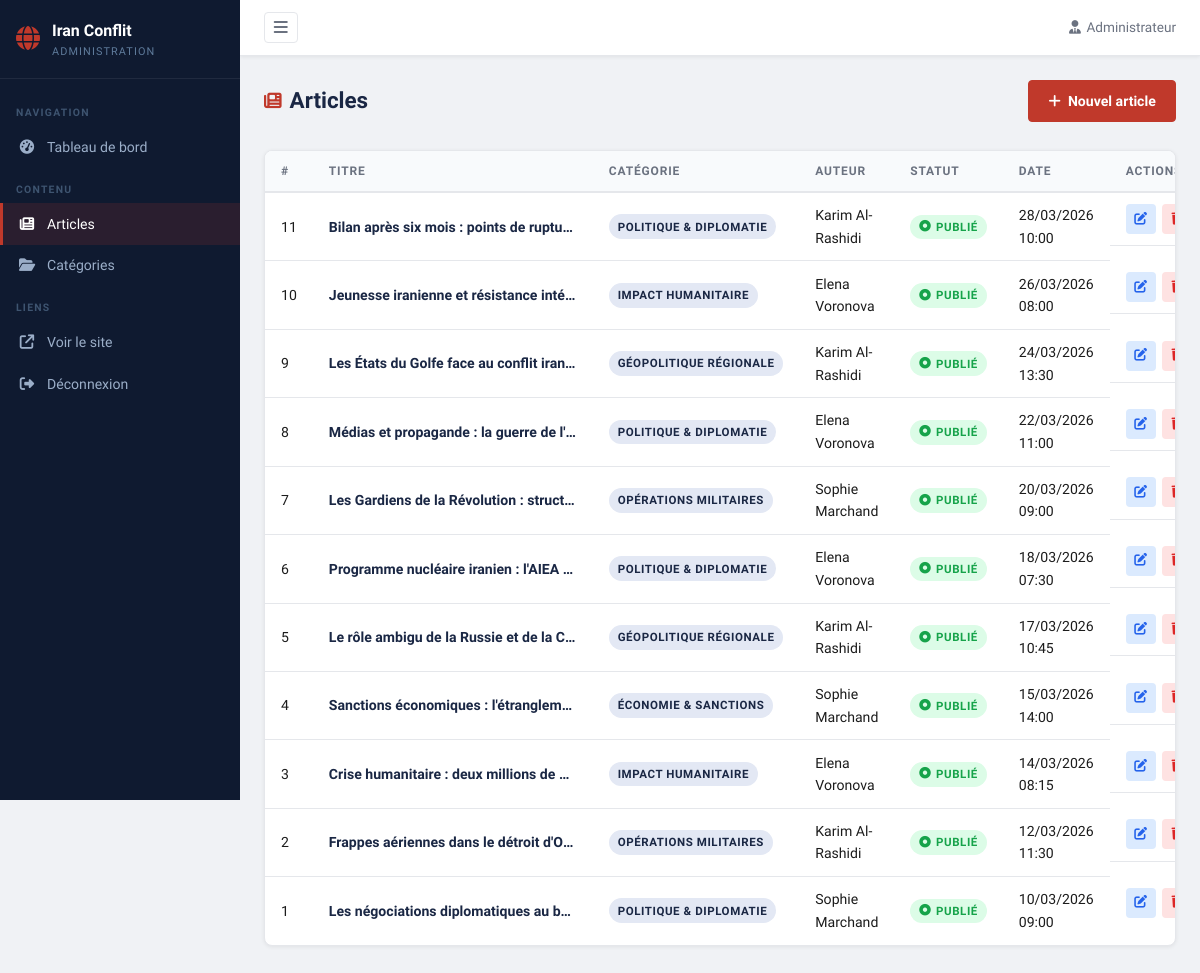
/backoffice/public/articles/list.php (signed in), run on the app's committed database.
### tables this page shows
CREATE TABLE IF NOT EXISTS articles
(
    id           INT UNSIGNED AUTO_INCREMENT PRIMARY KEY,
    title        VARCHAR(255) NOT NULL,
    slug         VARCHAR(270) NOT NULL UNIQUE,
    summary      TEXT         NOT NULL,
    content      LONGTEXT     NOT NULL,
    image        VARCHAR(255),
    image_alt    VARCHAR(255),
    author_id    INT UNSIGNED,
    category_id  INT UNSIGNED,
    is_published TINYINT(1) DEFAULT 1,
    published_at DATETIME   DEFAULT CURRENT_TIMESTAMP,
    updated_at   DATETIME   DEFAULT CURRENT_TIMESTAMP ON UPDATE CURRENT_TIMESTAMP,
    FOREIGN KEY (author_id) REFERENCES authors (id) ON DELETE SET NULL,
    FOREIGN KEY (category_id) REFERENCES categories (id) ON DELETE SET NULL,
    INDEX        idx_slug(slug),
    INDEX        idx_category(category_id),
    INDEX        idx_published(is_published, published_at)
);

CREATE TABLE IF NOT EXISTS categories
(
    id          INT UNSIGNED AUTO_INCREMENT PRIMARY KEY,
    name        VARCHAR(100) NOT NULL,
    slug        VARCHAR(110) NOT NULL UNIQUE,
    description TEXT,
    created_at  DATETIME DEFAULT CURRENT_TIMESTAMP
);

CREATE TABLE IF NOT EXISTS authors
(
    id         INT UNSIGNED AUTO_INCREMENT PRIMARY KEY,
    name       VARCHAR(150) NOT NULL,
    bio        TEXT,
    avatar     VARCHAR(255),
    created_at DATETIME DEFAULT CURRENT_TIMESTAMP
);

### backoffice/includes/auth.php (called while the page is built, shortened)
<?php
function h(string $str): string {
    return htmlspecialchars($str, ENT_QUOTES, 'UTF-8');
}
function formatDate(string $date): string {
    $dt = new DateTime($date);
    return $dt->format('d/m/Y H:i');
}

### backoffice/public/articles/list.php (the view, shortened to what this page needs)
<?php
require_once __DIR__ . '/../../includes/auth.php';
$db = getDB();
$articles = $db->query("
    SELECT a.id, a.title, a.slug, a.is_published, a.published_at,
           c.name AS category_name, au.name AS author_name
    FROM articles a
    LEFT JOIN categories c  ON a.category_id = c.id
    LEFT JOIN authors    au ON a.author_id    = au.id
    ORDER BY a.published_at DESC
")->fetchAll();
require_once __DIR__ . '/../../includes/header.php';
?>
<div class="admin-content">
    <div class="admin-page-header">
        <h1 class="admin-page-title"><i class="fa-solid fa-newspaper"></i> Articles</h1>
        <a href="/articles/create" class="btn btn--primary">
            <i class="fa-solid fa-plus"></i> Nouvel article
        </a>
    </div>
    <div class="admin-card">
        <div class="table-wrap">
            <table class="admin-table">
                <thead>
                    <tr>
                        <th>#</th>
                        <th>Titre</th>
                        <th>Catégorie</th>
                        <th>Auteur</th>
                        <th>Statut</th>
                        <th>Date</th>
                        <th>Actions</th>
                    </tr>
                </thead>
                <tbody>
                    <?php if (empty($articles)): ?>
                    <tr><td colspan="7" class="table-empty">Aucun article.</td></tr>
                    <?php else: ?>
                    <?php foreach ($articles as $art): ?>
                    <tr>
                        <td><?= $art['id'] ?></td>
                        <td class="td-title"><?= h($art['title']) ?></td>
                        <td><span class="badge badge--cat"><?= h($art['category_name'] ?? '—') ?></span></td>
                        <td><?= h($art['author_name'] ?? '—') ?></td>
                        <td>
                            <?php if ($art['is_published']): ?>
                            <span class="badge badge--success"><i class="fa-solid fa-circle-dot"></i> Publié</span>
                            <?php else: ?>
                            <span class="badge badge--warning"><i class="fa-regular fa-clock"></i> Brouillon</span>
                            <?php endif; ?>
                        </td>
                        <td><?= formatDate($art['published_at']) ?></td>
                        <td class="td-actions">
                            <a href="/articles/edit/<?= $art['id'] ?>" class="action-btn action-btn--edit" title="Modifier">
                                <i class="fa-solid fa-pen-to-square"></i>
                            </a>
                            <a href="/articles/delete/<?= $art['id'] ?>"
                               class="action-btn action-btn--delete" title="Supprimer"
                               onclick="return confirm('Supprimer définitivement cet article ?')">
                                <i class="fa-solid fa-trash"></i>
                            </a>
                        </td>
                    </tr>
                    <?php endforeach; ?>
                    <?php endif; ?>
                </tbody>
            </table>
        </div>
    </div>
</div>
<?php require_once __DIR__ . '/../../includes/footer.php'; ?>

### backoffice/assets/css/admin.css (style rules this page uses)
:root { --sidebar-w: 240px; --topbar-h: 56px; --color-sidebar-bg: #0f1a30; --color-sidebar-text: #9baec8; --color-sidebar-act: #ffffff; --color-sidebar-brd: rgba(255,255,255,0.07); --color-accent: #c0392b; --color-accent-dk: #96281b; --color-primary: #1a2744; --color-bg: #f0f2f5; --color-white: #ffffff; --color-text: #1c1c1c; --color-muted: #6b7280; --color-border: #e5e7eb; --color-shadow: rgba(0,0,0,0.07); --color-success: #16a34a; --color-success-bg:#dcfce7; --color-warning: #d97706; --color-warning-bg:#fef3c7; --color-danger: #dc2626; --color-danger-bg: #fee2e2; --color-info: #2563eb; --color-info-bg: #dbeafe; --font-sans: 'Source Sans 3', system-ui, sans-serif; --radius: 4px; --radius-lg: 8px; --transition: 0.2s ease; }
*, *::before, *::after { box-sizing: border-box; margin: 0; padding: 0; }
html { font-size: 16px; scroll-behavior: smooth; }
body { font-family: var(--font-sans); background: var(--color-bg); color: var(--color-text); line-height: 1.6; -webkit-font-smoothing: antialiased; }
a { color: inherit; text-decoration: none; }
.admin-body { overflow-x: hidden; }
.admin-content { max-width: 1200px; }
.admin-page-header { display: flex; align-items: center; justify-content: space-between; gap: 1rem; margin-bottom: 1.75rem; flex-wrap: wrap; }
.admin-page-title { font-size: 1.4rem; font-weight: 700; color: var(--color-primary); display: flex; align-items: center; gap: 0.5rem; }
.admin-page-title .fa-solid, .admin-page-title .fa-regular { color: var(--color-accent); font-size: 1.1rem; }
.admin-card { background: var(--color-white); border: 1px solid var(--color-border); border-radius: var(--radius-lg); box-shadow: 0 1px 4px var(--color-shadow); margin-bottom: 1.5rem; overflow: hidden; }
.table-wrap { overflow-x: auto; }
.admin-table { width: 100%; border-collapse: collapse; font-size: 0.88rem; }
.admin-table thead tr { background: #f8fafc; border-bottom: 2px solid var(--color-border); }
.admin-table th { text-align: left; padding: 0.65rem 1rem; font-size: 0.75rem; font-weight: 700; text-transform: uppercase; letter-spacing: 0.07em; color: var(--color-muted); white-space: nowrap; }
.admin-table td { padding: 0.7rem 1rem; border-bottom: 1px solid var(--color-border); vertical-align: middle; }
.admin-table tbody tr:last-child td { border-bottom: none; }
.td-title { max-width: 280px; overflow: hidden; text-overflow: ellipsis; white-space: nowrap; font-weight: 600; color: var(--color-primary); }
.td-actions { display: flex; gap: 0.4rem; align-items: center; }
.badge { display: inline-flex; align-items: center; gap: 0.3rem; font-size: 0.72rem; font-weight: 700; padding: 0.2rem 0.55rem; border-radius: 100px; white-space: nowrap; text-transform: uppercase; letter-spacing: 0.05em; }
.badge--success { background: var(--color-success-bg); color: var(--color-success); }
.badge--cat { background: #e3e8f4; color: var(--color-primary); }
.action-btn { display: inline-flex; align-items: center; justify-content: center; width: 30px; height: 30px; border-radius: var(--radius); font-size: 0.8rem; transition: background var(--transition), color var(--transition); }
.action-btn--edit { background: #dbeafe; color: #2563eb; }
.action-btn--delete { background: var(--color-danger-bg); color: var(--color-danger); }
.btn { display: inline-flex; align-items: center; gap: 0.45rem; padding: 0.55rem 1.2rem; font-family: var(--font-sans); font-size: 0.88rem; font-weight: 600; border: 1px solid transparent; border-radius: var(--radius); cursor: pointer; transition: background var(--transition), color var(--transition), border-color var(--transition); white-space: nowrap; }
.btn--primary { background: var(--color-accent); color: var(--color-white); border-color: var(--color-accent); }

### data on the page
articles: id "11", title "Bilan après six mois : points de ruptu…", category.name "POLITIQUE & DIPLOMATIE", author.name "Karim Al-Rashidi", is_published 1 (drawn), published_at "28/03/2026 10:00"
articles: id "10", title "Jeunesse iranienne et résistance inté…", category.name "IMPACT HUMANITAIRE", author.name "Elena Voronova", is_published 1 (drawn), published_at "26/03/2026 08:00"
articles: id "9", title "Les États du Golfe face au conflit iran…", category.name "GÉOPOLITIQUE RÉGIONALE", author.name "Karim Al-Rashidi", is_published 1 (drawn), published_at "24/03/2026 13:30"
articles: id "8", title "Médias et propagande : la guerre de l'…", category.name "POLITIQUE & DIPLOMATIE", author.name "Elena Voronova", is_published 1 (drawn), published_at "22/03/2026 11:00"
articles: id "7", title "Les Gardiens de la Révolution : struct…", category.name "OPÉRATIONS MILITAIRES", author.name "Sophie Marchand", is_published 1 (drawn), published_at "20/03/2026 09:00"
articles: id "6", title "Programme nucléaire iranien : l'AIEA…", category.name "POLITIQUE & DIPLOMATIE", author.name "Elena Voronova", is_published 1 (drawn), published_at "18/03/2026 07:30"
articles: id "5", title "Le rôle ambigu de la Russie et de la C…", category.name "GÉOPOLITIQUE RÉGIONALE", author.name "Karim Al-Rashidi", is_published 1 (drawn), published_at "17/03/2026 10:45"
articles: id "4", title "Sanctions économiques : l'étranglem…", category.name "ÉCONOMIE & SANCTIONS", author.name "Sophie Marchand", is_published 1 (drawn), published_at "15/03/2026 14:00"
articles: id "3", title "Crise humanitaire : deux millions de…", category.name "IMPACT HUMANITAIRE", author.name "Elena Voronova", is_published 1 (drawn), published_at "14/03/2026 08:15"
articles: id "2", title "Frappes aériennes dans le détroit d'O…", category.name "OPÉRATIONS MILITAIRES", author.name "Karim Al-Rashidi", is_published 1 (drawn), published_at "12/03/2026 11:30"
articles: id "1", title "Les négociations diplomatiques au b…", category.name "POLITIQUE & DIPLOMATIE", author.name "Sophie Marchand", is_published 1 (drawn), published_at "10/03/2026 09:00"
